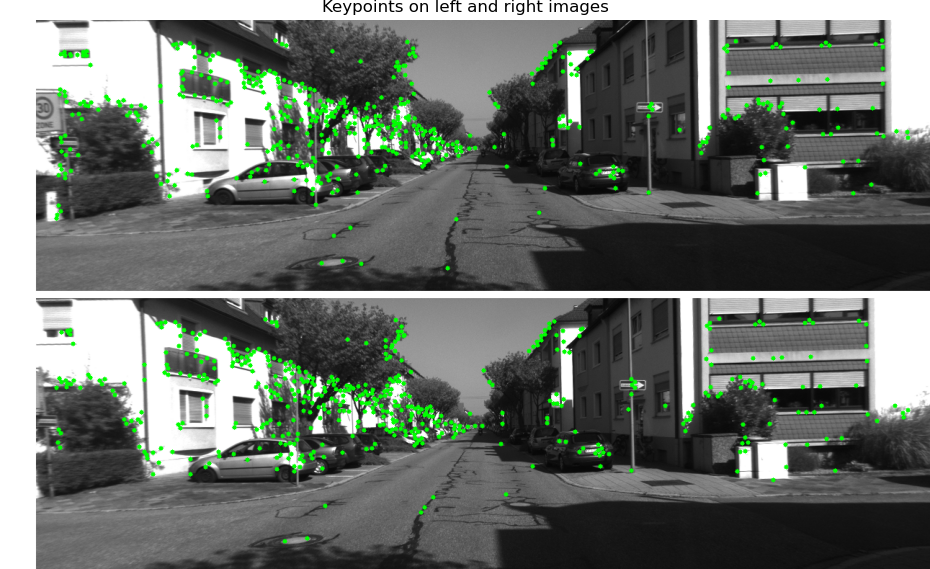
#> input picture VAN_ex/code/ex1/Keypoints.png, 930 x 569 px, given in place of 000000.png, which was not available
$ python Ex1.py
#> lines starting #> are read from the running program, lines starting #| are printed output that depends on the picture; after the words box and inside, x2 and y2 are one past the last pixel; in counts of white or black regions, pixels touching at a corner belong together; pictures that were not available may be replaced by others from this repository, and a replacement may not be noted
import cv2
import numpy as np
import matplotlib.pyplot as plt
import random

# Constants
NUMBER_OF_FEATURES = 128
NUMBER_OF_FEATURES_TO_SHOW = 500
RATIO = 0.4
DATA_PATH = r'/cs/labs/tsevi/amitaiovadia/SLAMProject/VAN_ex/dataset/sequences/00'


def read_images(idx):
    """
    Reads a pair of images from the dataset.

    Parameters:
    idx (int): Index of the image pair.

    Returns:
    tuple: A tuple containing the left and right images.
    """
    img_name = '{:06d}.png'.format(idx)
    img1 = cv2.imread(DATA_PATH + '/image_0/' + img_name, 0)
    img2 = cv2.imread(DATA_PATH + '/image_1/' + img_name, 0)
    return img1, img2


def detect_features(image1, image2, feature_extractor):
    """
    Detects and computes features in two images.

    Parameters:
    image1 (ndarray): The first image.
    image2 (ndarray): The second image.
    feature_extractor (cv2.Feature2D): Feature extractor.

    Returns:
    tuple: Keypoints and descriptors for both images.
    """
    kp1, des1 = feature_extractor.detectAndCompute(image1, None)
    kp2, des2 = feature_extractor.detectAndCompute(image2, None)
    return kp1, des1, kp2, des2


def display(Left_img, right_img, keypoints1, keypoints2, good_matches=None,
            bad_matches=None, gap=10, label_width=50,
            number_of_features_to_show=NUMBER_OF_FEATURES_TO_SHOW,
            show_matches=False, line_thickness=1,
            title="", save_name=""):
    """
    Displays the images with keypoints or matches.

    Parameters:
    Left_img (ndarray): The left image.
    right_img (ndarray): The right image.
    keypoints1 (list): Keypoints of the left image.
    keypoints2 (list): Keypoints of the right image.
    good_matches (list): Good matches between keypoints.
    bad_matches (list): Bad matches between keypoints.
    gap (int): Gap between images.
    label_width (int): Width of the label.
    number_of_features_to_show (int): Number of features to show.
    show_matches (bool): Flag to show matches.
    line_thickness (int): Thickness of the lines.
    title (str): Title of the plot.
    save_name (str): the file saving name.

    Returns:
    None
    """
    left_label = np.ones((Left_img.shape[0], label_width), dtype=np.uint8) * 255
    right_label = np.ones((right_img.shape[0], label_width), dtype=np.uint8) * 255
    Left_0_with_label = np.hstack((left_label, Left_img))
    Right_0_with_label = np.hstack((right_label, right_img))
    max_width = max(Left_0_with_label.shape[1], Right_0_with_label.shape[1])
    gap_array = np.ones((gap, max_width), dtype=np.uint8) * 255

    if Left_0_with_label.shape[1] < max_width:
        padding = np.ones((Left_0_with_label.shape[0], max_width - Left_0_with_label.shape[1]), dtype=np.uint8) * 255
        Left_0_with_label = np.hstack((Left_0_with_label, padding))

    if Right_0_with_label.shape[1] < max_width:
        padding = np.ones((Right_0_with_label.shape[0], max_width - Right_0_with_label.shape[1]), dtype=np.uint8) * 255
        Right_0_with_label = np.hstack((Right_0_with_label, padding))

    combined_image = np.vstack((Left_0_with_label, gap_array, Right_0_with_label))
    combined_image_color = cv2.cvtColor(combined_image, cv2.COLOR_GRAY2BGR)

    if show_matches:
        for match in good_matches[:number_of_features_to_show]:
            img1_idx = match.queryIdx
            img2_idx = match.trainIdx
            (x1, y1) = keypoints1[img1_idx].pt
            (x2, y2) = keypoints2[img2_idx].pt
            color = (0, 255, 0)
            cv2.line(combined_image_color, (int(x1) + label_width, int(y1)),
                     (int(x2) + label_width, int(y2) + Left_0_with_label.shape[0] + gap), color, line_thickness)

        if bad_matches:
            for match in bad_matches[:number_of_features_to_show]:
                img1_idx = match.queryIdx
                img2_idx = match.trainIdx
                (x1, y1) = keypoints1[img1_idx].pt
                (x2, y2) = keypoints2[img2_idx].pt
                color = (255, 0, 0)
                cv2.line(combined_image_color, (int(x1) + label_width, int(y1)),
                         (int(x2) + label_width, int(y2) + Left_0_with_label.shape[0] + gap), color, line_thickness)
    else:
        for kp in keypoints1[:number_of_features_to_show]:
            x, y = kp.pt
            cv2.circle(combined_image_color, (int(x) + label_width, int(y)), 3, (0, 255, 0), -1)

        for kp in keypoints2[:number_of_features_to_show]:
            x, y = kp.pt
            cv2.circle(combined_image_color, (int(x) + label_width, int(y) + Left_0_with_label.shape[0] + gap), 3, (0, 255, 0), -1)

    plt.figure(figsize=(12, 8))
    plt.imshow(combined_image_color)
    if show_matches:
        plt.title(f"{number_of_features_to_show} features matched between left and right images")
    else:
        plt.title(title)
    plt.axis('off')
    plt.savefig(save_name, bbox_inches='tight', pad_inches=0)
    plt.close()


# [45 lines left out: functions find_closest_features, reject_matches_using_significance_test, not called in this run]

def Q11():
    image1, image2 = read_images(0)
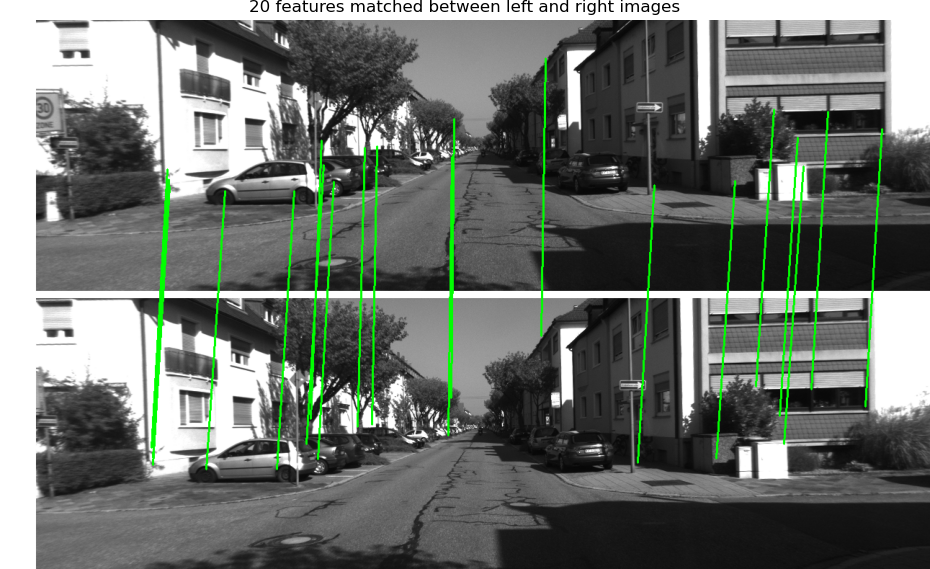
#> input picture VAN_ex/code/ex1/Matches.png, 930 x 569 px, given in place of 000000.png, which was not available
#> in read_images, `img2 = cv2.imread(DATA_PATH + '/image_1/' + img_name, 0)`:
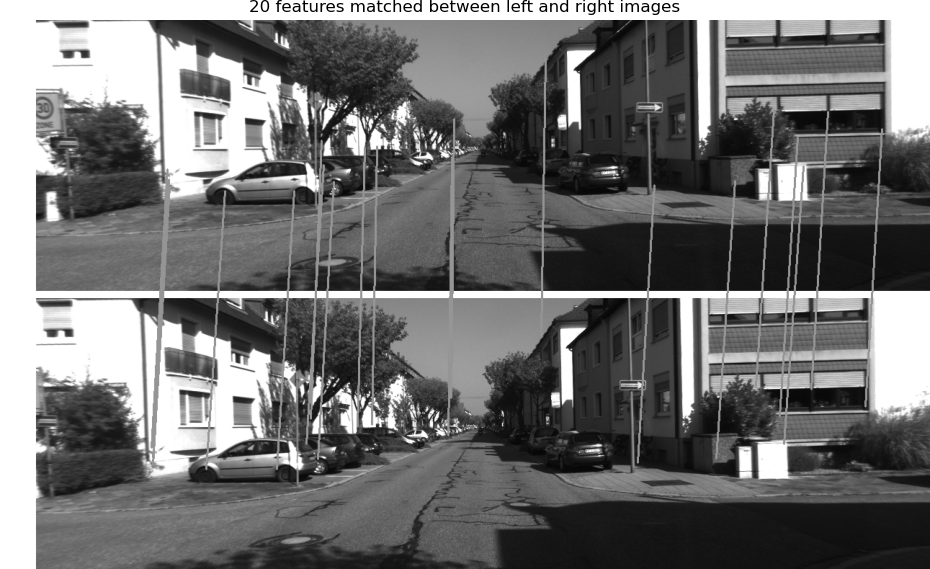
#> img2: shape (569, 930); min 0, max 255, mean 112.9
    alg = cv2.AKAZE_create()
    key_points_1, descriptors_1, key_points_2, descriptors_2 = detect_features(image1, image2, alg)
#> in detect_features, `kp1, des1 = feature_extractor.detectAndCompute(image1, None)`: kp1 = 2501 keypoints; strongest (x, y, size): (317, 427, 8.1), (317, 426, 11.4), (569, 333, 11.4), (253, 123, 11.4)
#> in detect_features, `kp2, des2 = feature_extractor.detectAndCompute(image2, None)`: kp2 = 2712 keypoints; strongest (x, y, size): (568, 333, 11.4), (85, 53, 5.7), (68, 332, 5.7), (351, 119, 8.1)
    # key_points_1 = []
    # key_points_2 = []
    display(image1, image2, key_points_1, key_points_2,
                                  title=f"Keypoints on left and right images", save_name="Keypoints")


# [33 lines left out: functions Q12, Q13, Q14, not called in this run]


# Usage
def run_ex1():
    Q11()
#> in Q11, `key_points_1, descriptors_1, key_points_2, descriptors_2 = detect_feat..`: key_points_1 has the same summary as kp1 in detect_features; key_points_2 has the same summary as kp2 in detect_features
#> in display, `Left_0_with_label = np.hstack((left_label, Left_img))`:
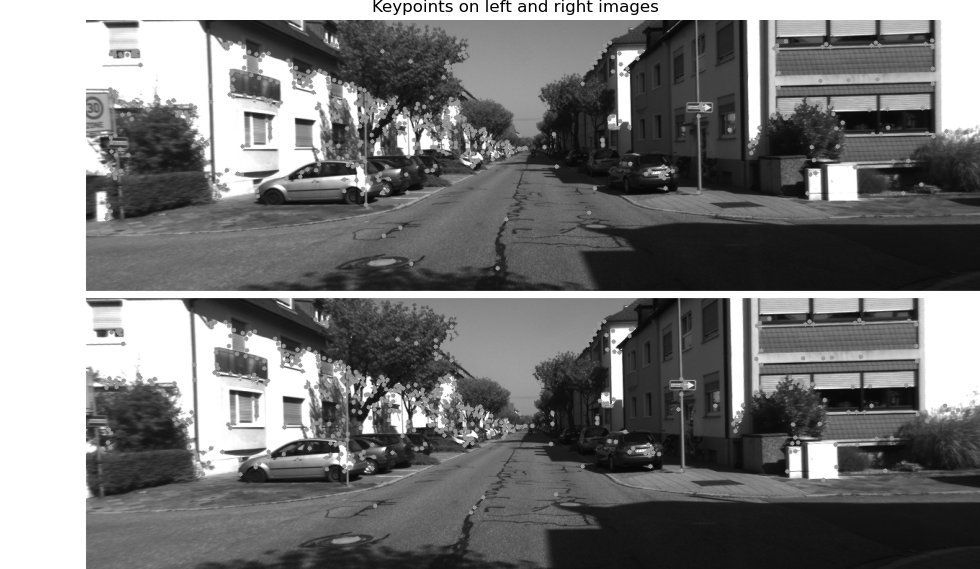
#> Left_0_with_label: shape (569, 980); min 0, max 255, mean 119.9
#> in display, `Right_0_with_label = np.hstack((right_label, right_img))`:
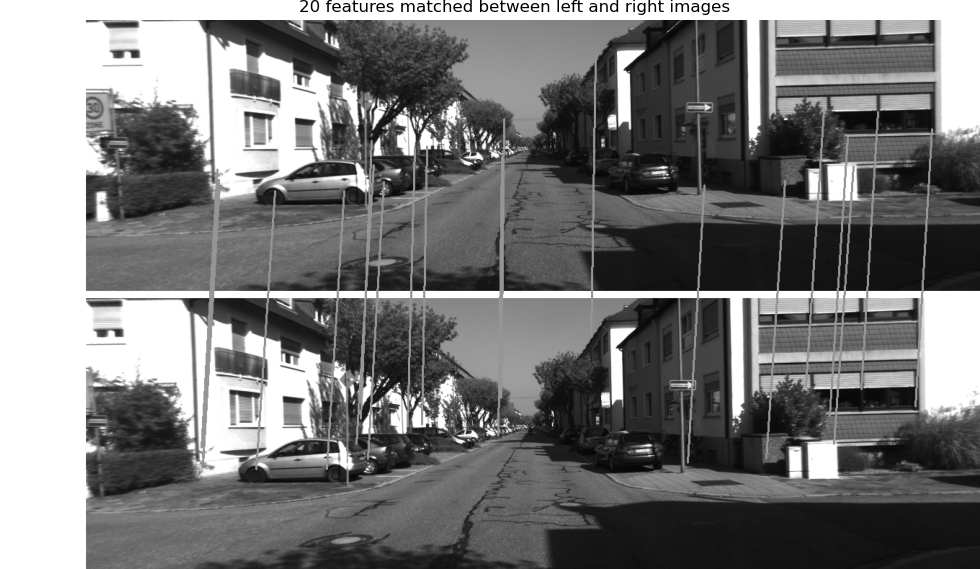
#> Right_0_with_label: shape (569, 980); min 0, max 255, mean 120.2
#> in display, `combined_image = np.vstack((Left_0_with_label, gap_array, Right_0_with..`:
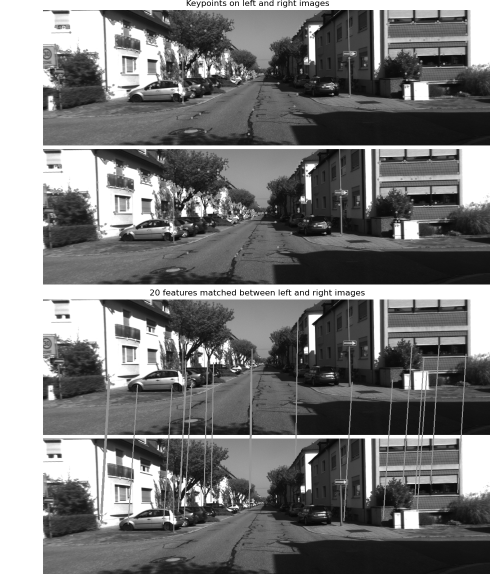
#> combined_image: shape (1148, 980) (shown at 1/2 size); min 0, max 255, mean 121.2
#> the loop in display, `for kp in keypoints1[:number_of_features_to_show]:` made 500 passes
#> (kp, x, y) on passes 1 to 3: (keypoint at (875.7, 29.6), size 4.8, 875.7, 29.63), (keypoint at (833.3, 31.5), size 4.8, 833.3, 31.5), (keypoint at (158.9, 31.9), size 4.8, 158.9, 31.93)
#> after the loop in display, `for kp in keypoints1[:number_of_features_to_show]:`:
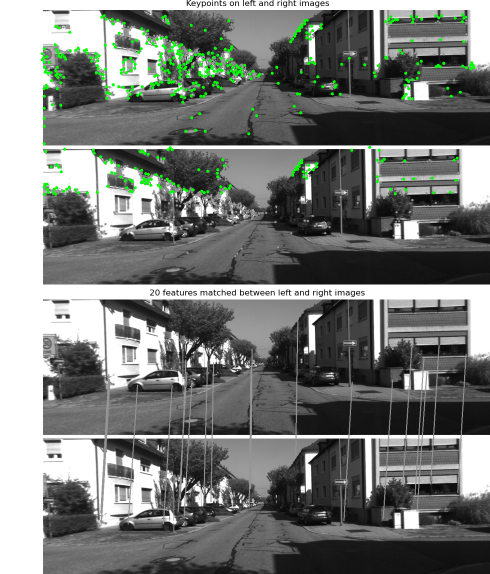
#> combined_image_color: shape (1148, 980, 3) (shown at 1/2 size); mean B, G, R 119.5, 122.8, 119.5
#> the loop in display, `for kp in keypoints2[:number_of_features_to_show]:` made 500 passes
#> after the loop in display, `for kp in keypoints2[:number_of_features_to_show]:`:
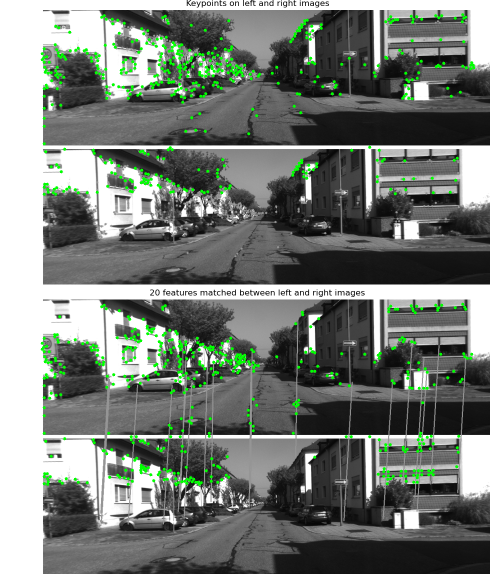
#> combined_image_color: shape (1148, 980, 3) (shown at 1/2 size); 1.27% of pixels changed, all inside (x1, y1, x2, y2) = (81, 605, 947, 973)
    # Q12()
    # Q13()
    # Q14()


if __name__ == "__main__":
    run_ex1()
